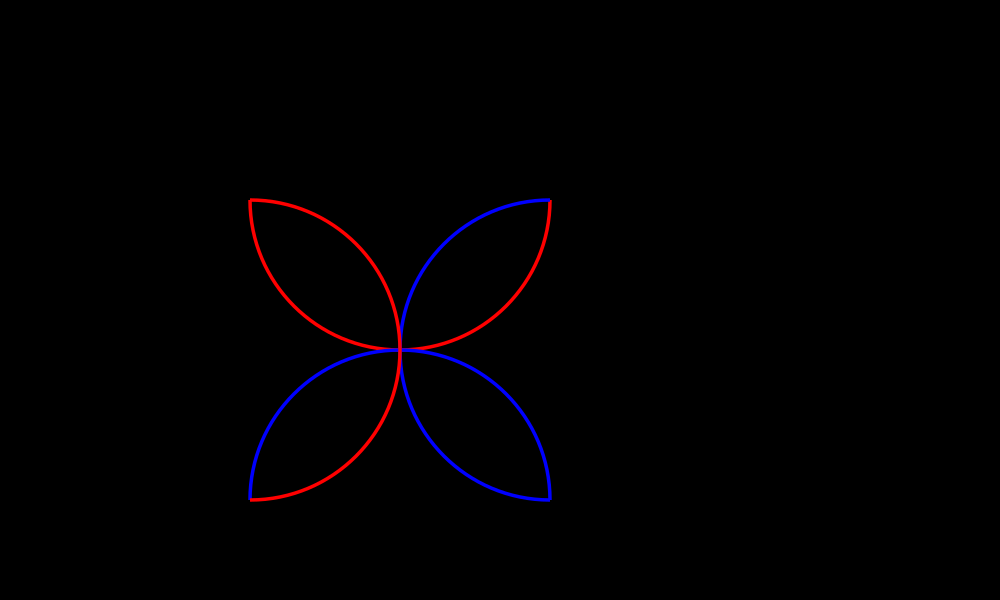

Reproduce this figure in Python.
import cairo
import math

surface = cairo.ImageSurface(cairo.FORMAT_RGB24, 1000, 600)
ctx = cairo.Context(surface)
ctx.set_source_rgb(0, 0, 0)
ctx.paint()

def draw_arc1(ctx):
    ctx.arc(400, 200,150, 0, math.pi)
    ctx.set_source_rgb(1, 0, 0)
    ctx.set_line_width(3.5)
    ctx.stroke()

def draw_arc2(ctx):
    ctx.arc(400, 500,150, math.pi, 0)
    ctx.set_source_rgb(0, 0, 1)
    ctx.set_line_width(3.5)
    ctx.stroke()

def draw_arc3(ctx):
    ctx.arc(550, 350,150, math.pi/2, 3*math.pi/2)
    ctx.set_source_rgb(0, 0, 1)
    ctx.set_line_width(3.5)
    ctx.stroke()

def draw_arc4(ctx):
    ctx.arc(250, 350,150, 3*math.pi/2, math.pi/2)
    ctx.set_source_rgb(1, 0, 0)
    ctx.set_line_width(3.5)
    ctx.stroke()


draw_arc1(ctx)
draw_arc2(ctx)
draw_arc3(ctx)
draw_arc4(ctx)
surface.write_to_png("task2.png")
